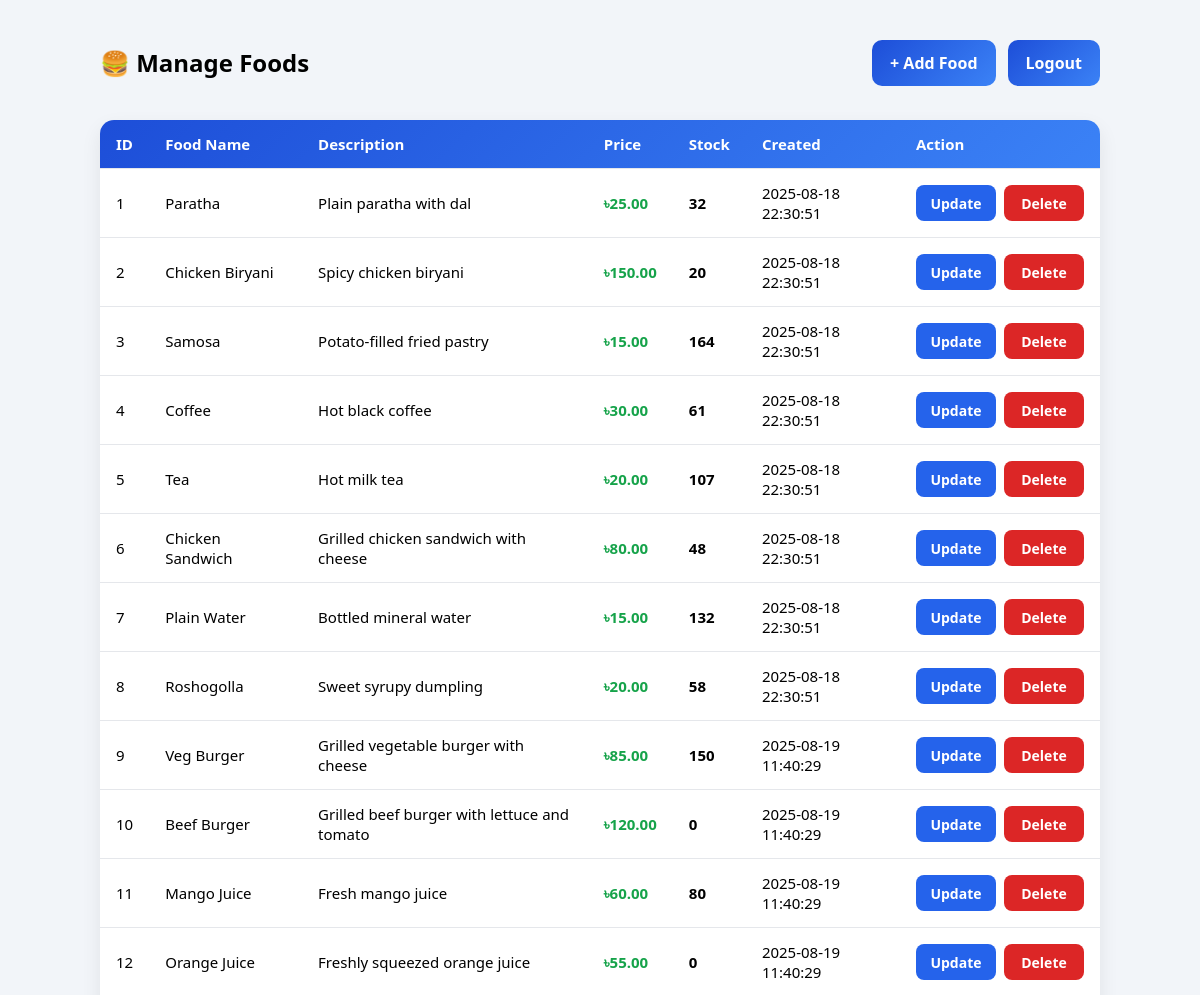
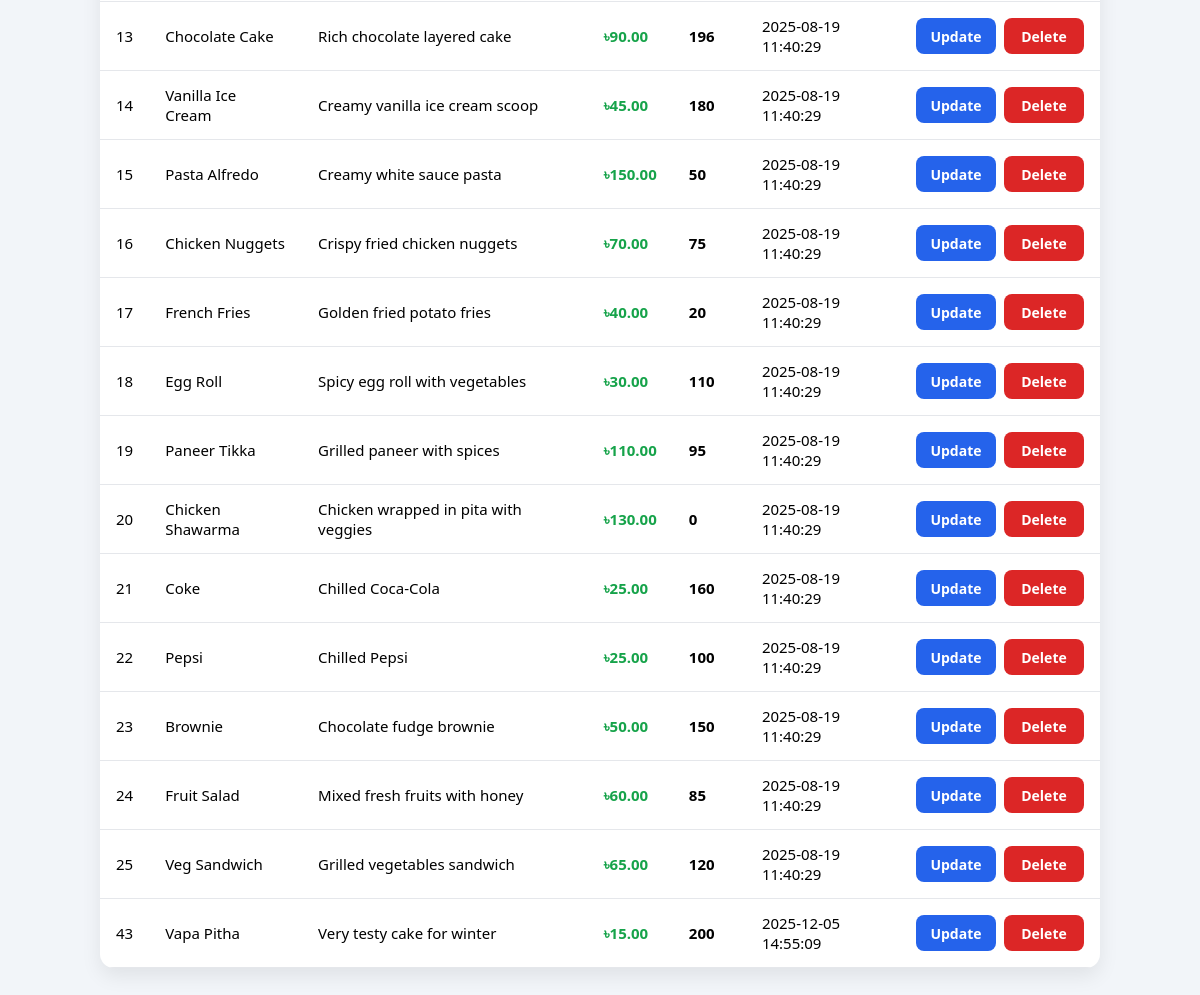
Screenshot of /admin/foodModify.php (signed in) with the database file from the repository (2 pictures, top to bottom).
### tables this page shows
CREATE TABLE `inventory` (
  `inventory_id` int(11) NOT NULL,
  `product_id` int(11) NOT NULL,
  `stock_quantity` int(11) NOT NULL,
  `last_updated` timestamp NOT NULL DEFAULT current_timestamp() ON UPDATE current_timestamp()
);

CREATE TABLE `products` (
  `product_id` int(11) NOT NULL,
  `product_name` varchar(255) NOT NULL,
  `description` text DEFAULT NULL,
  `price` decimal(10,2) NOT NULL,
  `category_id` int(11) DEFAULT NULL,
  `deleted` enum('0','1') NOT NULL DEFAULT '0',
  `created_at` timestamp NOT NULL DEFAULT current_timestamp()
);

### admin/foodModify.php (the view, shortened to what this page needs)
<?php
require_once "../config/db.php";
$stmt = $conn->prepare("
    SELECT p.*, i.stock_quantity
    FROM products p
    LEFT JOIN inventory i ON p.product_id = i.product_id
    WHERE p.deleted = '0'
    ORDER BY p.product_id ASC
");
$stmt->execute();
$result = $stmt->get_result();
?>
<!DOCTYPE html>
<html>
<head>
  <link rel="stylesheet" href="../assets/style.css">
</head>
<body>
<div class="container">
  <div class="header-row">
    <h2>🍔 Manage Foods</h2>
    <div class="nav">
      <a class="btn" href="addProduct.php">+ Add Food</a>
      <a class="btn" href="../auth/logout.php">Logout</a>
    </div>
  </div>
  <div class="table-wrap">
    <table>
      <thead>
        <tr>
          <th>ID</th>
          <th>Food Name</th>
          <th>Description</th>
          <th>Price</th>
          <th>Stock</th>
          <th>Created</th>
          <th>Action</th>
        </tr>
      </thead>
      <tbody>
        <?php if ($result->num_rows > 0): ?>
          <?php while($row = $result->fetch_assoc()): ?>
            <tr>
              <td><?= $row["product_id"] ?></td>
              <td><?= htmlspecialchars($row["product_name"]) ?></td>
              <td><?= htmlspecialchars($row["description"]) ?></td>
              <td class="price">৳<?= number_format($row["price"], 2) ?></td>
              <td style="font-weight:700;"><?= $row["stock_quantity"] ?? 0 ?></td>
              <td><?= $row["created_at"] ?></td>
              <td>
                <div class="action-buttons">
                  <a class="btn-update"
                     href="update_product.php?id=<?= $row["product_id"] ?>">
                     Update
                  </a>
                  <a class="btn-danger"
                     href="deleteProduct.php?id=<?= $row["product_id"] ?>"
                     onclick="return confirm('Soft delete this food? It will be hidden.');">
                     Delete
                  </a>
                </div>
              </td>
            </tr>
          <?php endwhile; ?>
        <?php else: ?>
          <tr><td colspan="7" style="text-align:center;padding:20px;">No foods found.</td></tr>
        <?php endif; ?>
      </tbody>
    </table>
  </div>
</div>
</body>
</html>

### assets/style.css (style rules this page uses)
body { font-family: system-ui, sans-serif; background: #f2f5f9; margin: 0; padding: 0; }
.container { width: min(100% - 2rem, 1000px); margin: 40px auto; }
h1, h2 { margin-top: 0; }
button, .btn { display: inline-block; background: linear-gradient(135deg, #1d4ed8, #3b82f6); color: white; border: none; padding: 12px 18px; border-radius: 10px; cursor: pointer; font-weight: 600; text-decoration: none; }
.nav { display: flex; gap: 12px; margin-bottom: 18px; }

### admin/foodModify.php (style rules this page uses)
.table-wrap { overflow-x: auto; border-radius: 14px; box-shadow: 0 8px 20px rgba(0,0,0,.08); background: white; }
table { width: 100%; border-collapse: collapse; min-width: 700px; }
thead { background: linear-gradient(135deg, #1d4ed8, #3b82f6); color: white; }
th, td { padding: 14px 16px; text-align: left; border-bottom: 1px solid #e5e7eb; font-size: 15px; }
.price { font-weight: 700; color: #16a34a; }
.action-buttons { display: flex; gap: 8px; }
.btn-update, .btn-danger { display: inline-flex; align-items: center; justify-content: center; min-width: 80px; padding: 0px 0; height: 36px; border-radius: 8px; color: #fff; font-size: 14px; font-weight: 600; text-decoration: none; transition: 0.2s ease-in-out; }
.btn-update { background: #2563eb; }
.btn-danger { background: #dc2626; }
.header-row { display: flex; justify-content: space-between; align-items: center; margin-bottom: 16px; gap: 12px; flex-wrap: wrap; }

### rows the page displays
inventory: product.product_id "1", product.product_name "Paratha", product.description "Plain paratha with dal", product.price "25.00", stock_quantity "32", product.created_at "2025-08-18 22:30:51"
inventory: product.product_id "2", product.product_name "Chicken Biryani", product.description "Spicy chicken biryani", product.price "150.00", stock_quantity "20", product.created_at "2025-08-18 22:30:51"
inventory: product.product_id "3", product.product_name "Samosa", product.description "Potato-filled fried pastry", product.price "15.00", stock_quantity "164", product.created_at "2025-08-18 22:30:51"
inventory: product.product_id "4", product.product_name "Coffee", product.description "Hot black coffee", product.price "30.00", stock_quantity "61", product.created_at "2025-08-18 22:30:51"
inventory: product.product_id "5", product.product_name "Tea", product.description "Hot milk tea", product.price "20.00", stock_quantity "107", product.created_at "2025-08-18 22:30:51"
inventory: product.product_id "6", product.product_name "Chicken Sandwich", product.description "Grilled chicken sandwich with cheese", product.price "80.00", stock_quantity "48", product.created_at "2025-08-18 22:30:51"
inventory: product.product_id "7", product.product_name "Plain Water", product.description "Bottled mineral water", product.price "15.00", stock_quantity "132", product.created_at "2025-08-18 22:30:51"
inventory: product.product_id "8", product.product_name "Roshogolla", product.description "Sweet syrupy dumpling", product.price "20.00", stock_quantity "58", product.created_at "2025-08-18 22:30:51"
inventory: product.product_id "9", product.product_name "Veg Burger", product.description "Grilled vegetable burger with cheese", product.price "85.00", stock_quantity "150", product.created_at "2025-08-19 11:40:29"
inventory: product.product_id "10", product.product_name "Beef Burger", product.description "Grilled beef burger with lettuce and tomato", product.price "120.00", stock_quantity "0", product.created_at "2025-08-19 11:40:29"
inventory: product.product_id "11", product.product_name "Mango Juice", product.description "Fresh mango juice", product.price "60.00", stock_quantity "80", product.created_at "2025-08-19 11:40:29"
inventory: product.product_id "12", product.product_name "Orange Juice", product.description "Freshly squeezed orange juice", product.price "55.00", stock_quantity "0", product.created_at "2025-08-19 11:40:29"
inventory: product.product_id "13", product.product_name "Chocolate Cake", product.description "Rich chocolate layered cake", product.price "90.00", stock_quantity "196", product.created_at "2025-08-19 11:40:29"
inventory: product.product_id "14", product.product_name "Vanilla Ice Cream", product.description "Creamy vanilla ice cream scoop", product.price "45.00", stock_quantity "180", product.created_at "2025-08-19 11:40:29"
inventory: product.product_id "15", product.product_name "Pasta Alfredo", product.description "Creamy white sauce pasta", product.price "150.00", stock_quantity "50", product.created_at "2025-08-19 11:40:29"
inventory: product.product_id "16", product.product_name "Chicken Nuggets", product.description "Crispy fried chicken nuggets", product.price "70.00", stock_quantity "75", product.created_at "2025-08-19 11:40:29"
inventory: product.product_id "17", product.product_name "French Fries", product.description "Golden fried potato fries", product.price "40.00", stock_quantity "20", product.created_at "2025-08-19 11:40:29"
inventory: product.product_id "18", product.product_name "Egg Roll", product.description "Spicy egg roll with vegetables", product.price "30.00", stock_quantity "110", product.created_at "2025-08-19 11:40:29"
inventory: product.product_id "19", product.product_name "Paneer Tikka", product.description "Grilled paneer with spices", product.price "110.00", stock_quantity "95", product.created_at "2025-08-19 11:40:29"
inventory: product.product_id "20", product.product_name "Chicken Shawarma", product.description "Chicken wrapped in pita with veggies", product.price "130.00", stock_quantity "0", product.created_at "2025-08-19 11:40:29"
inventory: product.product_id "21", product.product_name "Coke", product.description "Chilled Coca-Cola", product.price "25.00", stock_quantity "160", product.created_at "2025-08-19 11:40:29"
inventory: product.product_id "22", product.product_name "Pepsi", product.description "Chilled Pepsi", product.price "25.00", stock_quantity "100", product.created_at "2025-08-19 11:40:29"
inventory: product.product_id "23", product.product_name "Brownie", product.description "Chocolate fudge brownie", product.price "50.00", stock_quantity "150", product.created_at "2025-08-19 11:40:29"
inventory: product.product_id "24", product.product_name "Fruit Salad", product.description "Mixed fresh fruits with honey", product.price "60.00", stock_quantity "85", product.created_at "2025-08-19 11:40:29"
inventory: product.product_id "25", product.product_name "Veg Sandwich", product.description "Grilled vegetables sandwich", product.price "65.00", stock_quantity "120", product.created_at "2025-08-19 11:40:29"
inventory: product.product_id "43", product.product_name "Vapa Pitha", product.description "Very testy cake for winter", product.price "15.00", stock_quantity "200", product.created_at "2025-12-05 14:55:09"
